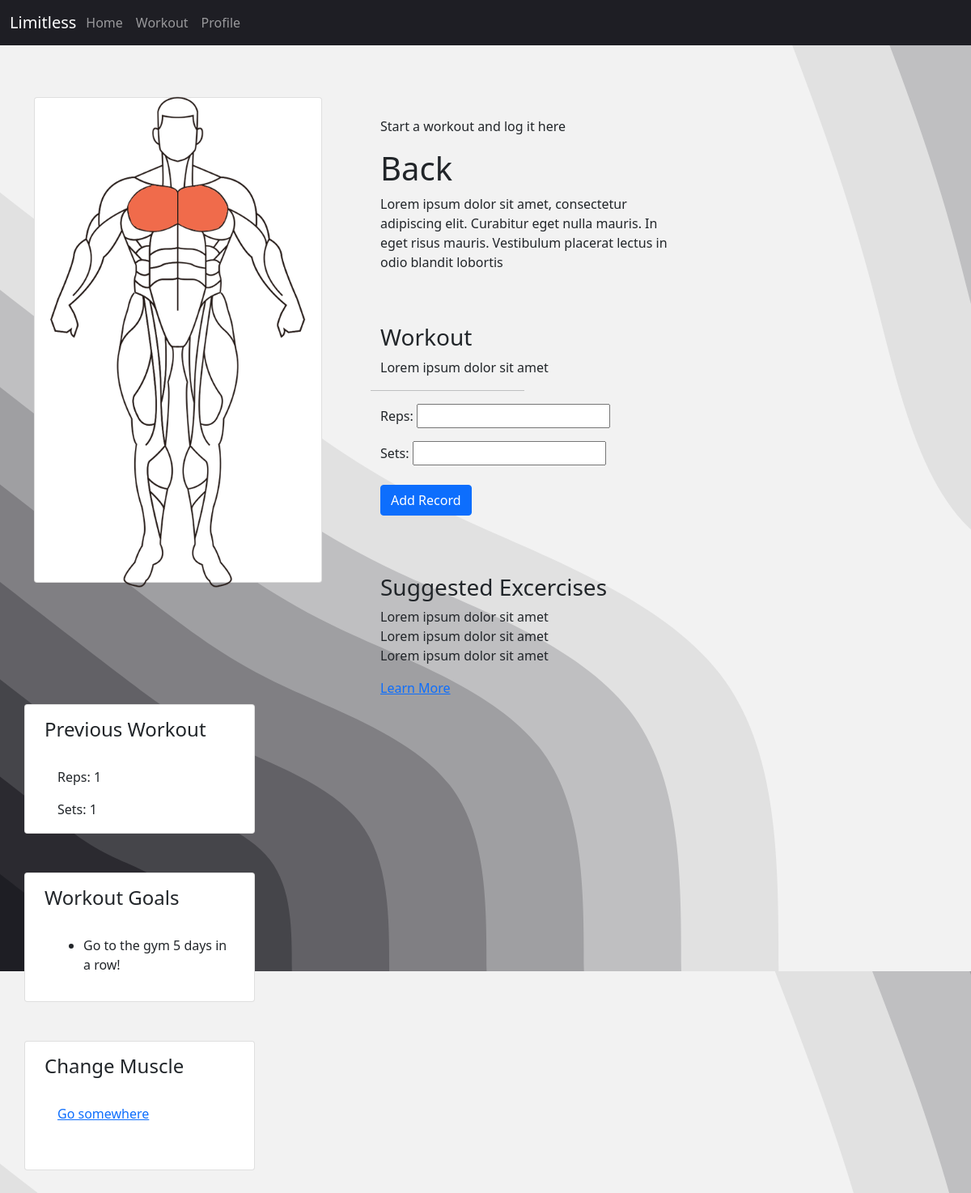
Before: /workout/back/back/ (signed in) with the older database file.
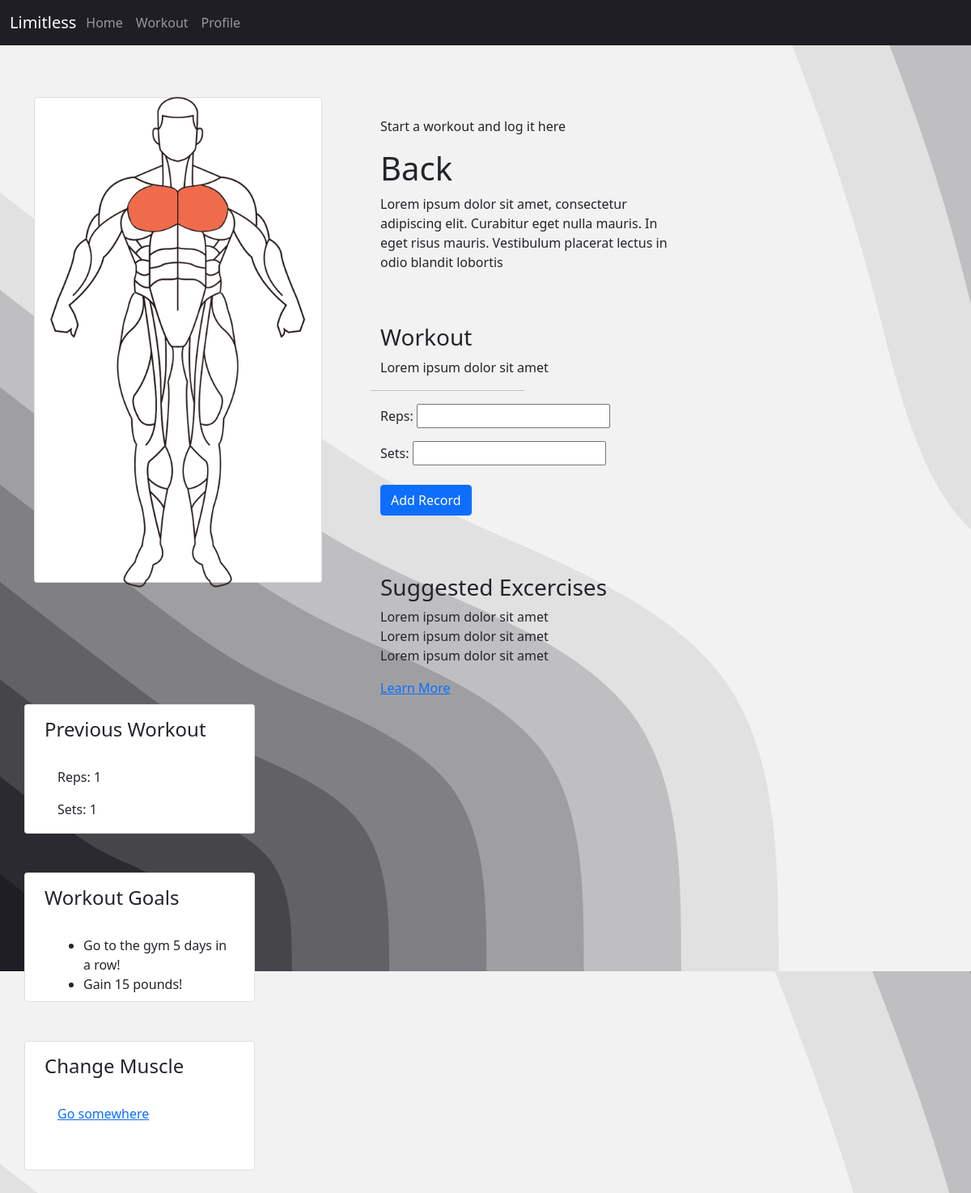
After: the same page with the newer database file.
### homepage/models.py (models this page shows, shortened)
class Goal(models.Model):
    user = models.ForeignKey(User, on_delete=models.CASCADE)
    description = models.TextField()
    target_sets = models.IntegerField(default=0)
    completed_sets = models.IntegerField(default=0)
    target_workouts = models.IntegerField(default=0)
    completed_workouts = models.IntegerField(default=0)
    created_at = models.DateTimeField(auto_now_add=True)
    completed = models.BooleanField(default=False)  # New field to track completion

### homepage/views.py (the view)
# urls.py: path('workout/back/<str:muscle>/', back_workout, name='back_workout'),
@login_required
def back_workout(request, muscle):
    recent_workout = WorkoutRecord.objects.filter(user=request.user, workout_type=muscle).order_by('-created_at').first()
    incomplete_goals = Goal.objects.filter(user=request.user, completed=False).order_by('-created_at')[:3]
    return handle_workout_request(request, muscle, recent_workout, incomplete_goals)

### homepage/forms.py
class WorkoutRecordForm(forms.ModelForm):
    class Meta:
        model = WorkoutRecord
        exclude = ['workout_type','username','user']

### homepage/views.py (called while the page is built)
def handle_workout_request(request, muscle, recent_workout=None, incomplete_goals=None):
    if request.method == 'POST':
        form = WorkoutRecordForm(request.POST)
        if form.is_valid():
            save_workout_record(request.user, muscle, form)
            return redirect('success_page')
    else:
        form = WorkoutRecordForm()
    return render(request, f'workouts/{muscle}_workout.html', {'form': form, 'recent_workout': recent_workout, 'incomplete_goals': incomplete_goals})

### homepage/templates/workouts/back_workout.html (shortened to what the changed rows need)
{% load static %}
<!DOCTYPE html>
<html lang="en">
<head>
    <link rel="stylesheet" href="https://cdn.jsdelivr.net/npm/bootstrap@5.0.0/dist/css/bootstrap.min.css">
    <link rel="stylesheet" href="{% static 'workouts/workout.css' %}">
    <link rel="stylesheet" href="{% static 'navbar/navbar.css' %}">
</head>
<body>
    <div class="container w-100 mt-4">
        <div class="row" style="margin-top: 8vh;">
            <div class="col-md-4 ml-4" style="margin-left: 3rem; margin-right: 3rem;">
                <div class="row mt-4 mb-5">
                    <h1>Back</h1>
                </div>
            </div>
            <div class="col-md-3">
                <div class="row mb-5">
                    <div class="card side-card" style="padding-left: 1.5rem;">
                        <div class="card-body">
                            <ul>
                                {% for goal in incomplete_goals %}
                                <li>{{ goal.description }}</li>
                                {% endfor %}
                            </ul>
                        </div>
                    </div>
                </div>
            </div>
        </div>
    </div>
</body>
</html>

Changed rows visible on the page:
added Goal: description "Gain 15 pounds!"
